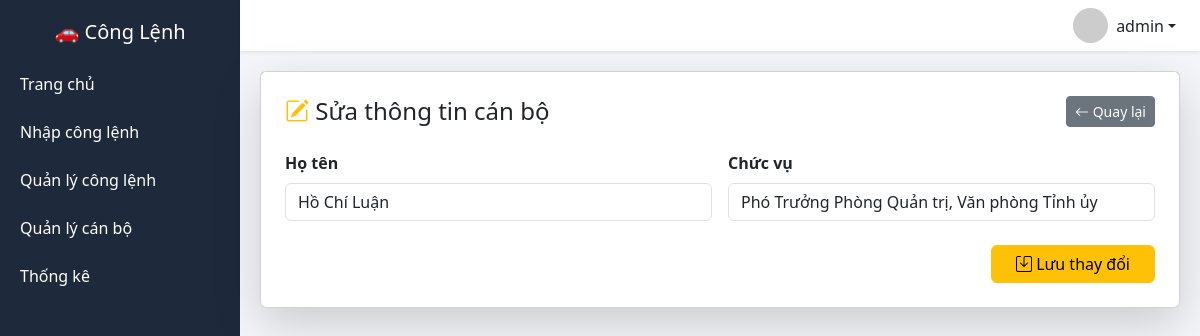
Screenshot of /sua_nguoidicongtac/12 (signed in) with the database file from the repository.
### tables this page shows
CREATE TABLE nguoidicongtac(
        id INTEGER PRIMARY KEY AUTOINCREMENT,
        ho_ten TEXT,
        chuc_vu TEXT
    );

### app.py (the view, shortened to what this page needs)
@app.route("/sua_nguoidicongtac/<int:id>", methods=["GET","POST"])
def sua_nguoidicongtac(id):
    if not login_required():
        return redirect("/login")
    if not check_role(["admin", "user"]):
        return "Không có quyền!"
    conn = sqlite3.connect(DB)
    conn.row_factory = sqlite3.Row
    c = conn.cursor()
    c.execute("SELECT * FROM nguoidicongtac WHERE id=?", (id,))
    row = c.fetchone()
    conn.close()
    if not row:
        return "Không tìm thấy cán bộ!"
    return render_template("sua_nguoidicongtac.html", row=row)

### app.py (called while the page is built)
def login_required():
    return "user" in session

def check_role(roles):
    return session.get("role") in roles

@app.before_request
def require_login():
    allowed_routes = [
        "login",
        "static",
        "api_nguoidicongtac",
        "api_nguoiky"
    ]
    if request.endpoint is None:
        return
    if request.endpoint not in allowed_routes and "user" not in session:
        return redirect("/login")

### templates/sua_nguoidicongtac.html
{% extends "layout.html" %}
{% block content %}
<div class="card shadow-lg p-4 card-dashboard">
    <div class="d-flex justify-content-between align-items-center mb-4">
        <h4 class="mb-0">
            <i class="bi bi-pencil-square text-warning"></i>
            Sửa thông tin cán bộ
        </h4>
        <a href="/quanly_nguoidicongtac" class="btn btn-secondary btn-sm">
            <i class="bi bi-arrow-left"></i> Quay lại
        </a>
    </div>
    <form method="post" class="row g-3">
        <div class="col-md-6">
            <label class="form-label fw-semibold">
                Họ tên
            </label>
            <input type="text"
                   name="ho_ten"
                   value="{{ row.ho_ten }}"
                   class="form-control"
                   required>
        </div>
        <div class="col-md-6">
            <label class="form-label fw-semibold">
                Chức vụ
            </label>
            <input type="text"
                   name="chuc_vu"
                   value="{{ row.chuc_vu }}"
                   class="form-control"
                   required>
        </div>
        <div class="col-12 text-end mt-4">
            <button type="submit"
                    class="btn btn-warning px-4">
                <i class="bi bi-save"></i> Lưu thay đổi
            </button>
        </div>
    </form>
</div>
{% endblock %}

### templates/layout.html (style rules this page uses)
body { background:#f4f6f9; margin:0; font-family:Segoe UI,Arial; }

### rows the page displays
nguoidicongtac: ho_ten "Hồ Chí Luận", chuc_vu "Phó Trưởng Phòng Quản trị, Văn phòng Tỉnh ủy"

### other values shown
{{ session.get('user') }} "admin"
